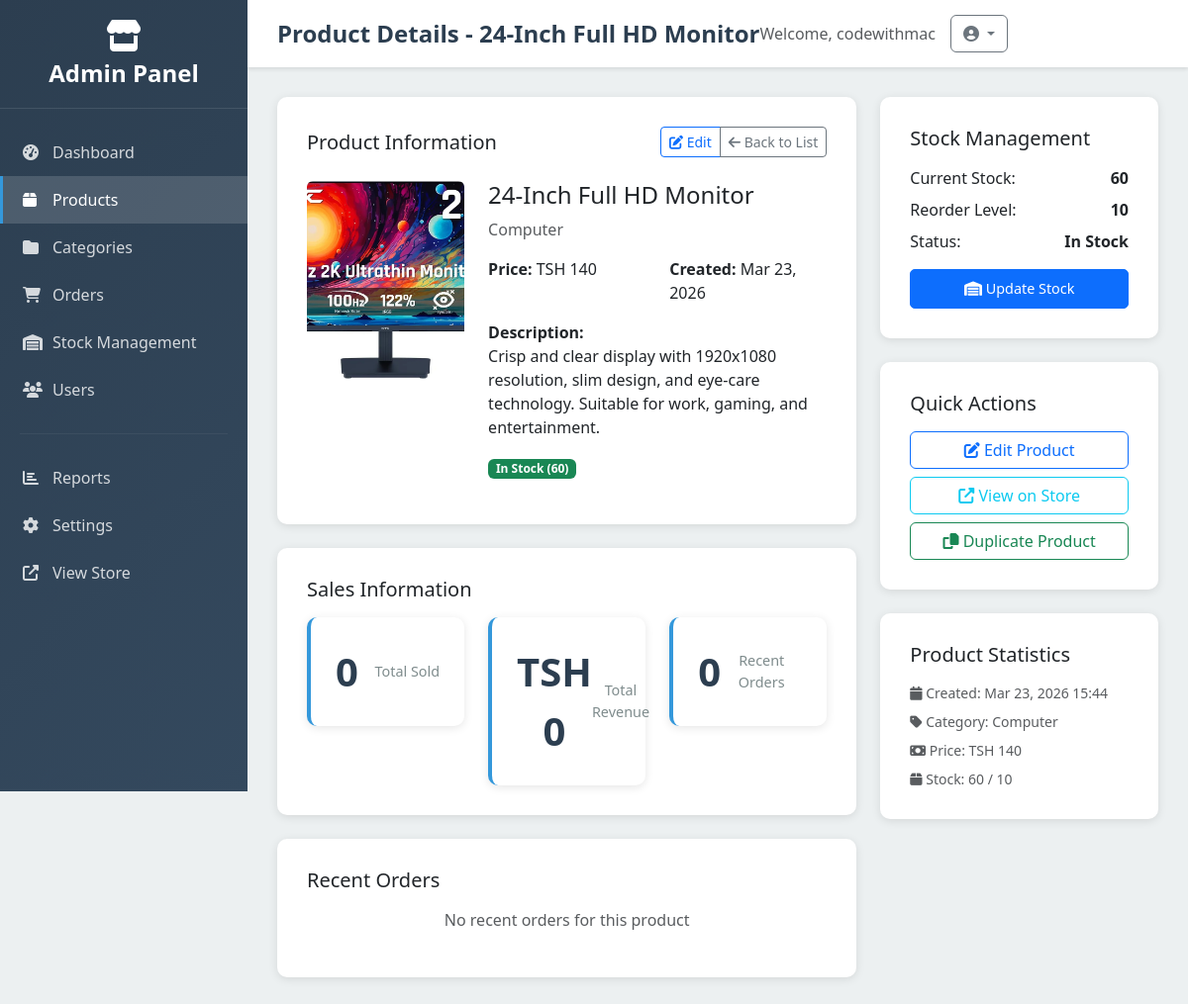
The app's page /dashboard/products/24-inch-full-hd-monitor/ (signed in) with its own data.
### products/models.py (models this page shows, shortened)
class Product(models.Model):
    category = models.ForeignKey(Category, related_name='product', on_delete=models.CASCADE)
    name = models.CharField(max_length=255)
    slug = models.SlugField()
    description = models.TextField(blank=True, null=True)
    price = models.IntegerField()
    is_featured = models.BooleanField(default=False)
    created_at = models.DateTimeField(auto_now_add=True)
    image = models.ImageField(upload_to='uploads/', blank=True, null=True)
    thumbnail = models.ImageField(upload_to='uploads/', blank=True, null=True)
    class Meta:
        ordering = ('-created_at',)

class Category(models.Model):
    name = models.CharField(max_length=255)
    slug = models.SlugField(unique=True)
    class Meta:
        ordering =('name',)

### core/models.py (models this page shows, shortened)
class Stock(models.Model):
    product = models.OneToOneField('products.Product', on_delete=models.CASCADE)
    quantity = models.IntegerField(default=0)
    reorder_level = models.IntegerField(default=10)
    last_updated = models.DateTimeField(auto_now=True)

### core/admin_views.py (the view)
# urls.py: path('dashboard/products/<slug:product_slug>/', admin_views.admin_product_detail, name='admin_product_detail'),
@login_required
@user_passes_test(is_admin)
def admin_product_detail(request, product_slug):
    product = get_object_or_404(Product, slug=product_slug)
    stock, created = Stock.objects.get_or_create(product=product, defaults={'quantity': 0, 'reorder_level': 10})
    sales_data = OrderItem.objects.filter(
        product=product,
        order__status__in=['processing', 'shipped', 'delivered']
    ).aggregate(
        total_sold=Sum('quantity'),
        total_revenue=Sum('price'),
        recent_orders=Count('order')
    )
    recent_orders = OrderItem.objects.filter(
        product=product
    ).select_related('order', 'order__user').order_by('-order__created_at')[:10]
    context = {
        'product': product,
        'stock': stock,
        'sales_data': sales_data,
        'recent_orders': recent_orders,
        'title': f'Product Details - {product.name}'
    }
    return render(request, 'admin_management/product_detail.html', context)

### cart/context_processors.py (called while the page is built)
def cart(request):
    return {'cart': Cart(request)}

### core/admin_views.py (called while the page is built)
def is_admin(user):
    return user.is_authenticated and (user.is_staff or user.is_superuser)

### templates/admin_management/product_detail.html (shortened to what this page needs)
{% extends 'admin_management/base.html' %}
{% block page_title %}{{ title }}{% endblock %}
{% block content %}
<div class="row">
    <div class="col-lg-8">
        <div class="admin-form mb-4">
            <div class="d-flex justify-content-between align-items-center mb-4">
                <h5 class="mb-0">Product Information</h5>
                <div class="btn-group btn-group-sm">
                    <a href="{% url 'admin_product_edit' product.slug %}" class="btn btn-outline-primary">
                        <i class="fas fa-edit"></i> Edit
                    </a>
                    <a href="{% url 'admin_product_list' %}" class="btn btn-outline-secondary">
                        <i class="fas fa-arrow-left"></i> Back to List
                    </a>
                </div>
            </div>
            <div class="row">
                <div class="col-md-4">
                    {% if product.image %}
                        <img src="{{ product.image.url }}" class="rounded img-fluid mb-3" style="object-fit: cover; height: 200px;">
                    {% else %}
                        <div class="rounded bg-secondary d-flex align-items-center justify-content-center mb-3" style="height: 200px;">
                            <i class="fas fa-image text-white fa-3x"></i>
                        </div>
                    {% endif %}
                </div>
                <div class="col-md-8">
                    <h4>{{ product.name }}</h4>
                    <p class="text-muted">{{ product.category.name }}</p>
                    <div class="row mb-3">
                        <div class="col-md-6">
                            <strong>Price:</strong> TSH {{ product.price|floatformat:0 }}
                        </div>
                        <div class="col-md-6">
                            <strong>Created:</strong> {{ product.created_at|date:"M d, Y" }}
                        </div>
                    </div>
                    <div class="mb-3">
                        <strong>Description:</strong><br>
                        {{ product.description|default:"No description available" }}
                    </div>
                    <div class="mb-3">
                        {% if stock.quantity == 0 %}
                            <span class="badge bg-danger">Out of Stock</span>
                        {% elif stock.quantity <= stock.reorder_level %}
                            <span class="badge bg-warning">Low Stock ({{ stock.quantity }})</span>
                        {% else %}
                            <span class="badge bg-success">In Stock ({{ stock.quantity }})</span>
                        {% endif %}
                    </div>
                </div>
            </div>
        </div>
        <div class="admin-form mb-4">
            <h5 class="mb-3">Sales Information</h5>
            <div class="row">
                <div class="col-md-4">
                    <div class="stat-card text-center">
                        <div class="stat-number">{{ sales_data.total_sold|default:0 }}</div>
                        <div class="stat-label">Total Sold</div>
                    </div>
                </div>
                <div class="col-md-4">
                    <div class="stat-card text-center">
                        <div class="stat-number">TSH {{ sales_data.total_revenue|default:0|floatformat:0 }}</div>
                        <div class="stat-label">Total Revenue</div>
                    </div>
                </div>
                <div class="col-md-4">
                    <div class="stat-card text-center">
                        <div class="stat-number">{{ sales_data.recent_orders|default:0 }}</div>
                        <div class="stat-label">Recent Orders</div>
                    </div>
                </div>
            </div>
        </div>
        <div class="admin-form">
            <h5 class="mb-3">Recent Orders</h5>
            {% if recent_orders %}
                <div class="table-responsive">
                    <table class="table table-hover">
                        <thead>
                            <tr>
                                <th>Order #</th>
                                <th>Customer</th>
                                <th>Quantity</th>
                                <th>Price</th>
                                <th>Date</th>
                                <th>Status</th>
                            </tr>
                        </thead>
                        <tbody>
                            {% for item in recent_orders %}
                            <tr>
                                <td><strong>{{ item.order.order_number }}</strong></td>
                                <td>{{ item.order.user.username }}</td>
                                <td>{{ item.quantity }}</td>
                                <td>TSH {{ item.price|floatformat:0 }}</td>
                                <td>{{ item.order.created_at|date:"M d, Y" }}</td>
                                <td>
                                    <span class="status-badge status-{{ item.order.status }}">
                                        {{ item.order.status|title }}
                                    </span>
                                </td>
                            </tr>
                            {% endfor %}
                        </tbody>
                    </table>
                </div>
            {% else %}
                <p class="text-muted text-center">No recent orders for this product</p>
            {% endif %}
        </div>
    </div>
    <div class="col-lg-4">
        <div class="admin-form mb-4">
            <h5 class="mb-3">Stock Management</h5>
            <div class="mb-3">
                <div class="d-flex justify-content-between mb-2">
                    <span>Current Stock:</span>
                    <strong>{{ stock.quantity }}</strong>
                </div>
                <div class="d-flex justify-content-between mb-2">
                    <span>Reorder Level:</span>
                    <strong>{{ stock.reorder_level }}</strong>
                </div>
                <div class="d-flex justify-content-between">
                    <span>Status:</span>
                    <strong>
                        {% if stock.quantity == 0 %}
                            Out of Stock
                        {% elif stock.quantity <= stock.reorder_level %}
                            Low Stock
                        {% else %}
                            In Stock
                        {% endif %}
                    </strong>
                </div>
            </div>
            <button class="btn btn-admin btn-primary w-100" onclick="quickStockUpdate()">
                <i class="fas fa-warehouse"></i> Update Stock
            </button>
        </div>
        <div class="admin-form mb-4">
            <h5 class="mb-3">Quick Actions</h5>
            <div class="d-grid gap-2">
                <a href="{% url 'admin_product_edit' product.slug %}" class="btn btn-outline-primary">
                    <i class="fas fa-edit"></i> Edit Product
                </a>
                <a href="{% if product.slug %}{% url 'product_detail' product.slug %}{% else %}#{% endif %}" class="btn btn-outline-info" target="_blank">
                    <i class="fas fa-external-link-alt"></i> View on Store
                </a>
                <button class="btn btn-outline-success" onclick="duplicateProduct()">
                    <i class="fas fa-copy"></i> Duplicate Product
                </button>
            </div>
        </div>
        <div class="admin-form">
            <h5 class="mb-3">Product Statistics</h5>
            <div class="small text-muted">
                <div class="mb-2">
                    <i class="fas fa-calendar"></i> Created: {{ product.created_at|date:"M d, Y H:i" }}
                </div>
                <div class="mb-2">
                    <i class="fas fa-tag"></i> Category: {{ product.category.name }}
                </div>
                <div class="mb-2">
                    <i class="fas fa-money-bill"></i> Price: TSH {{ product.price|floatformat:0 }}
                </div>
                <div>
                    <i class="fas fa-box"></i> Stock: {{ stock.quantity }} / {{ stock.reorder_level }}
                </div>
            </div>
        </div>
    </div>
</div>
{% endblock %}

### templates/admin_management/base.html (shortened to what this page needs)
<!DOCTYPE html>
<html lang="en">
<head>
    <link href="https://cdn.jsdelivr.net/npm/bootstrap@5.3.0/dist/css/bootstrap.min.css" rel="stylesheet">
    <link rel="stylesheet" href="https://cdnjs.cloudflare.com/ajax/libs/font-awesome/6.4.0/css/all.min.css">
</head>
<body>
    <aside class="sidebar" id="sidebar">
        <div class="sidebar-header">
            <i class="fas fa-store fa-2x mb-2"></i>
            <h3>Admin Panel</h3>
        </div>
        <nav class="sidebar-menu">
            <a href="{% url 'admin_dashboard' %}" class="sidebar-item {% if request.resolver_match.url_name == 'admin_dashboard' %}active{% endif %}">
                <i class="fas fa-tachometer-alt"></i>
                Dashboard
            </a>
            <a href="{% url 'admin_product_list' %}" class="sidebar-item {% if 'product' in request.resolver_match.url_name %}active{% endif %}">
                <i class="fas fa-box"></i>
                Products
            </a>
            <a href="{% url 'admin_category_list' %}" class="sidebar-item {% if 'category' in request.resolver_match.url_name %}active{% endif %}">
                <i class="fas fa-folder"></i>
                Categories
            </a>
            <a href="{% url 'admin_order_list' %}" class="sidebar-item {% if 'order' in request.resolver_match.url_name %}active{% endif %}">
                <i class="fas fa-shopping-cart"></i>
                Orders
            </a>
            <a href="{% url 'admin_stock_list' %}" class="sidebar-item {% if 'stock' in request.resolver_match.url_name %}active{% endif %}">
                <i class="fas fa-warehouse"></i>
                Stock Management
            </a>
            <a href="{% url 'admin_user_list' %}" class="sidebar-item {% if 'user' in request.resolver_match.url_name %}active{% endif %}">
                <i class="fas fa-users"></i>
                Users
            </a>
            <hr style="border-color: rgba(255,255,255,0.2); margin: 20px;">
            <a href="{% url 'admin_reports' %}" class="sidebar-item">
                <i class="fas fa-chart-bar"></i>
                Reports
            </a>
            <a href="{% url 'admin_settings' %}" class="sidebar-item">
                <i class="fas fa-cog"></i>
                Settings
            </a>
            <a href="{% url 'frontpage' %}" class="sidebar-item">
                <i class="fas fa-external-link-alt"></i>
                View Store
            </a>
        </nav>
    </aside>
    <main class="main-content">
        <div class="top-bar">
            <h1 class="page-title">{% block page_title %}Admin Panel{% endblock %}</h1>
            <div class="user-menu">
                <span class="text-muted">Welcome, {{ user.username }}</span>
                <div class="dropdown">
                    <button class="btn btn-outline-secondary dropdown-toggle" type="button" data-bs-toggle="dropdown">
                        <i class="fas fa-user-circle"></i>
                    </button>
                </div>
            </div>
        </div>
        <div class="content-area">
            {% block content %}{% endblock %}
        </div>
    </main>
</body>
</html>

### templates/admin_management/base.html (style rules this page uses)
:root { --sidebar-width: 250px; --primary-color: #2c3e50; --secondary-color: #34495e; --accent-color: #3498db; --success-color: #27ae60; --warning-color: #f39c12; --danger-color: #e74c3c; --light-bg: #ecf0f1; --dark-text: #2c3e50; }
body { font-family: 'Segoe UI', Tahoma, Geneva, Verdana, sans-serif; background-color: var(--light-bg); }
.sidebar { position: fixed; top: 0; left: 0; height: 100vh; width: var(--sidebar-width); background: linear-gradient(135deg, var(--primary-color), var(--secondary-color)); color: white; z-index: 1000; overflow-y: auto; transition: transform 0.3s ease; }
.sidebar-header { padding: 20px; text-align: center; border-bottom: 1px solid rgba(255,255,255,0.1); }
.sidebar-header h3 { margin: 0; font-size: 1.5rem; font-weight: bold; }
.sidebar-menu { padding: 20px 0; }
.sidebar-item { padding: 12px 20px; display: flex; align-items: center; color: rgba(255,255,255,0.8); text-decoration: none; transition: all 0.3s ease; border-left: 3px solid transparent; }
.sidebar-item.active { background-color: rgba(255,255,255,0.15); color: white; border-left-color: var(--accent-color); }
.sidebar-item i { width: 20px; margin-right: 10px; }
.main-content { margin-left: var(--sidebar-width); min-height: 100vh; transition: margin-left 0.3s ease; }
.top-bar { background: white; padding: 15px 30px; box-shadow: 0 2px 4px rgba(0,0,0,0.1); display: flex; justify-content: between; align-items: center; }
.page-title { font-size: 1.5rem; font-weight: 600; color: var(--dark-text); margin: 0; }
.user-menu { display: flex; align-items: center; gap: 15px; }
.content-area { padding: 30px; }
.stat-card { background: white; border-radius: 10px; padding: 25px; box-shadow: 0 2px 10px rgba(0,0,0,0.1); transition: all 0.3s ease; border-left: 4px solid var(--accent-color); display: flex; justify-content: space-between; align-items: center; }
.stat-number { font-size: 2.5rem; font-weight: bold; color: var(--dark-text); text-align: center; }
.stat-label { color: #7f8c8d; font-size: 0.9rem; }
.btn-admin { padding: 8px 16px; border-radius: 5px; font-size: 0.9rem; transition: all 0.3s ease; }
.admin-form { background: white; border-radius: 10px; padding: 30px; box-shadow: 0 2px 10px rgba(0,0,0,0.1); }

### records on screen
Product: image (picture), name "24-Inch Full HD Monitor", category.name "Computer", price "140", created_at "Mar 23, 2026", description "Crisp and clear display with 1920x1080 resolution, slim design, and eye-care technology. Suitable for work, gaming, and entertainment.", created_at "Mar 23, 2026 15:44"
Stock: quantity "60", reorder_level "10"

### other values on screen
{{ title }} "Product Details - 24-Inch Full HD Monitor"
{{ user.username }} "codewithmac"
{{ sales_data.total_sold|default:0 }} "0"
{{ sales_data.total_revenue|default:0|floatformat:0 }} "0"
{{ sales_data.recent_orders|default:0 }} "0"
